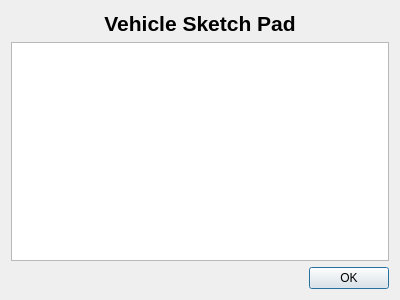
<?xml version="1.0" encoding="UTF-8"?>
<ui version="4.0">
 <class>AboutDialog</class>
 <widget class="QDialog" name="AboutDialog">
  <property name="geometry">
   <rect>
    <x>0</x>
    <y>0</y>
    <width>400</width>
    <height>300</height>
   </rect>
  </property>
  <property name="windowTitle">
   <string>About OpenVSP</string>
  </property>
  <layout class="QVBoxLayout" name="verticalLayout">
   <item>
    <widget class="QLabel" name="label">
     <property name="font">
      <font>
       <family>Arial</family>
       <pointsize>16</pointsize>
       <weight>75</weight>
       <bold>true</bold>
      </font>
     </property>
     <property name="text">
      <string>Vehicle Sketch Pad</string>
     </property>
     <property name="alignment">
      <set>Qt::AlignCenter</set>
     </property>
    </widget>
   </item>
   <item>
    <widget class="QTextEdit" name="outputTextDisplay">
     <property name="readOnly">
      <bool>true</bool>
     </property>
    </widget>
   </item>
   <item>
    <widget class="QDialogButtonBox" name="buttonBox">
     <property name="orientation">
      <enum>Qt::Horizontal</enum>
     </property>
     <property name="standardButtons">
      <set>QDialogButtonBox::Ok</set>
     </property>
    </widget>
   </item>
  </layout>
 </widget>
 <resources/>
 <connections>
  <connection>
   <sender>buttonBox</sender>
   <signal>accepted()</signal>
   <receiver>AboutDialog</receiver>
   <slot>accept()</slot>
   <hints>
    <hint type="sourcelabel">
     <x>248</x>
     <y>254</y>
    </hint>
    <hint type="destinationlabel">
     <x>157</x>
     <y>274</y>
    </hint>
   </hints>
  </connection>
  <connection>
   <sender>buttonBox</sender>
   <signal>rejected()</signal>
   <receiver>AboutDialog</receiver>
   <slot>reject()</slot>
   <hints>
    <hint type="sourcelabel">
     <x>316</x>
     <y>260</y>
    </hint>
    <hint type="destinationlabel">
     <x>286</x>
     <y>274</y>
    </hint>
   </hints>
  </connection>
 </connections>
</ui>
